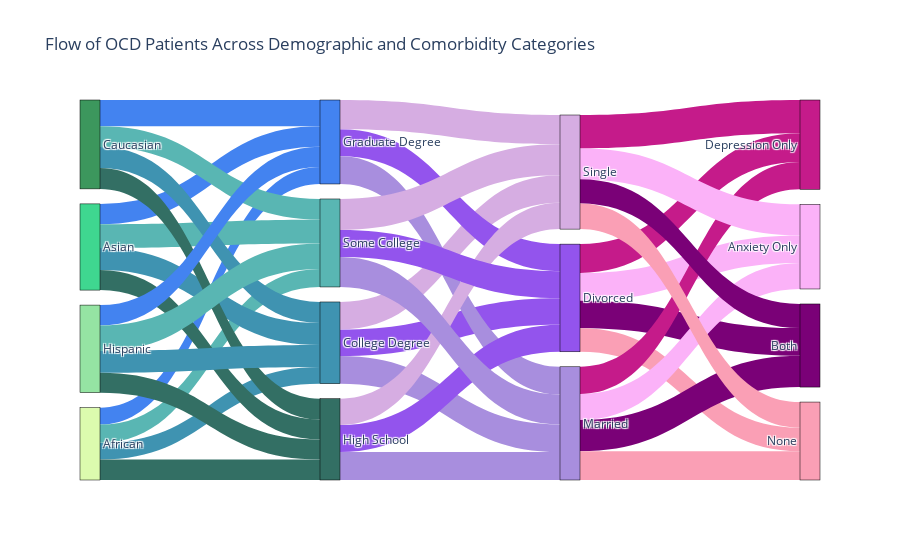

Here is the notebook cell this chart was saved with:
### Markdown cell above
As the final step in our exploratory data analysis, we use a Sankey diagram to visualize how patients progress through multiple demographic categories: Ethnicity → Education Level → Marital Status → Comorbidity Category. This diagram provides a holistic view of the dataset, showing the distribution and flow of patients across these factors in a single visualization.

The width of each flow corresponds to the number of patients in that pathway, offering insight into subgroup sizes and potential patterns. Note that this diagram reflects raw counts, so differences may be influenced by sample sizes rather than strong associations.

### Code cell
sankey_df = pd.concat([
    comorbid_df, edu_cols, ethn_cols, marital_cols
], axis=1).groupby(["Ethnicity", "Education Level", 
                    "Marital Status", "Comorbidity"]).size()\
.reset_index(name="Count")

#identifying all unique nodes
nodes = pd.concat([sankey_df["Ethnicity"],sankey_df["Education Level"],
           sankey_df["Marital Status"],sankey_df["Comorbidity"]]).unique().tolist()

#assigning numeric IDs to each node
node_id = {name: id for id, name in enumerate(nodes)}

#counting the flows for each of the three stages

#stage 1: ethnicity --> education
stage_1 = sankey_df[["Ethnicity", "Education Level", 
                     "Count"]].groupby(["Ethnicity", 
                        "Education Level"]).sum().reset_index()

#stage 2: education --> marital status
stage_2 = sankey_df[["Education Level", "Marital Status",
                     "Count"]].groupby(["Education Level",
                        "Marital Status"]).sum().reset_index()

#stage 3: marital status --> co-occuring condition
stage_3 = sankey_df[["Marital Status", "Comorbidity",
                     "Count"]].groupby(["Marital Status",
                            "Comorbidity"]).sum().reset_index()

#creating source, target, value lists
source_stage_1 = stage_1["Ethnicity"].apply(lambda x: node_id[x]).tolist()
target_stage_1 = stage_1["Education Level"].apply(lambda x: node_id[x]).tolist()
vals_stage_1 = stage_1["Count"].tolist()

source_stage_2 = stage_2["Education Level"].apply(lambda x: node_id[x]).tolist()
target_stage_2 = stage_2["Marital Status"].apply(lambda x: node_id[x]).tolist()
vals_stage_2 = stage_2["Count"].tolist()

source_stage_3 = stage_3["Marital Status"].apply(lambda x: node_id[x]).tolist()
target_stage_3 = stage_3["Comorbidity"].apply(lambda x: node_id[x]).tolist()
vals_stage_3 = stage_3["Count"].tolist()

#combines all source, target, and value lists
sources = source_stage_1 + source_stage_2 + source_stage_3
targets = target_stage_1 + target_stage_2 + target_stage_3
vals = vals_stage_1 + vals_stage_2 + vals_stage_3

#plot the sankey diagram using plotly

#color code the nodes and the flows
node_colors_dict = colors_comorbid
node_colors_dict.update(colors_ethn)
node_colors_dict.update(colors_edu)
node_colors_dict.update(colors_marital)


node_colors = [node_colors_dict[node] for node in nodes]
flow_colors = []

for tgt in targets:
    for node in node_colors_dict.keys():
        if node_id[node] == tgt:
            flow_colors.append(node_colors_dict[node])


fig = go.Figure(data=[go.Sankey(
    node=dict(
        pad=15,
        thickness=20,
        line=dict(color="black", width=0.5),
        label=nodes,
        color=node_colors
    ),
    link=dict(
        source=sources,
        target=targets,
        value=vals,
        color=flow_colors
    )
)])
fig.update_layout(title="Flow of OCD Patients Across Demographic and Comorbidity Categories")
fig.show()

### Figure 1 — Plotly figure (JSON) as saved in the notebook; plotly's stock layout.template omitted (floating-point values rounded to 4 significant figures)
{"data": [{"link": {"color": ["#3f93b1", "#4383f0", "#336f64", "#59b6b3", "#3f93b1", "#4383f0", "#336f64", "#59b6b3", "#3f93b1", "#4383f0", "#336f64", "#59b6b3", "#3f93b1", "#4383f0", "#336f64", "#59b6b3", "#9354ed", "#a88ede", "#d6ade2", "#9354ed", "#a88ede", "#d6ade2", "#9354ed", "#a88ede", "#d6ade2", "#9354ed", "#a88ede", "#d6ade2", "#fbb2f8", "#7a0177", "#c51b8a", "#fa9fb5", "#fbb2f8", "#7a0177", "#c51b8a", "#fa9fb5", "#fbb2f8", "#7a0177", "#c51b8a", "#fa9fb5"], "source": [0, 0, 0, 0, 1, 1, 1, 1, 2, 2, 2, 2, 3, 3, 3, 3, 4, 4, 4, 5, 5, 5, 6, 6, 6, 7, 7, 7, 8, 8, 8, 8, 9, 9, 9, 9, 10, 10, 10, 10], "target": [4, 5, 6, 7, 4, 5, 6, 7, 4, 5, 6, 7, 4, 5, 6, 7, 8, 9, 10, 8, 9, 10, 8, 9, 10, 8, 9, 10, 11, 12, 13, 14, 11, 12, 13, 14, 11, 12, 13, 14], "value": [75, 76, 92, 81, 99, 91, 90, 106, 94, 118, 93, 93, 98, 91, 89, 114, 119, 124, 123, 121, 124, 131, 121, 125, 118, 121, 134, 139, 124, 124, 129, 105, 116, 140, 122, 129, 139, 108, 149, 115]}, "node": {"color": ["#dcfbae", "#3fd790", "#3c975d", "#95e4a3", "#3f93b1", "#4383f0", "#336f64", "#59b6b3", "#9354ed", "#a88ede", "#d6ade2", "#fbb2f8", "#7a0177", "#c51b8a", "#fa9fb5"], "label": ["African", "Asian", "Caucasian", "Hispanic", "College Degree", "Graduate Degree", "High School", "Some College", "Divorced", "Married", "Single", "Anxiety Only", "Both", "Depression Only", "None"], "line": {"color": "black", "width": 0.5}, "pad": 15, "thickness": 20}, "type": "sankey"}], "layout": {"title": {"text": "Flow of OCD Patients Across Demographic and Comorbidity Categories"}}}
